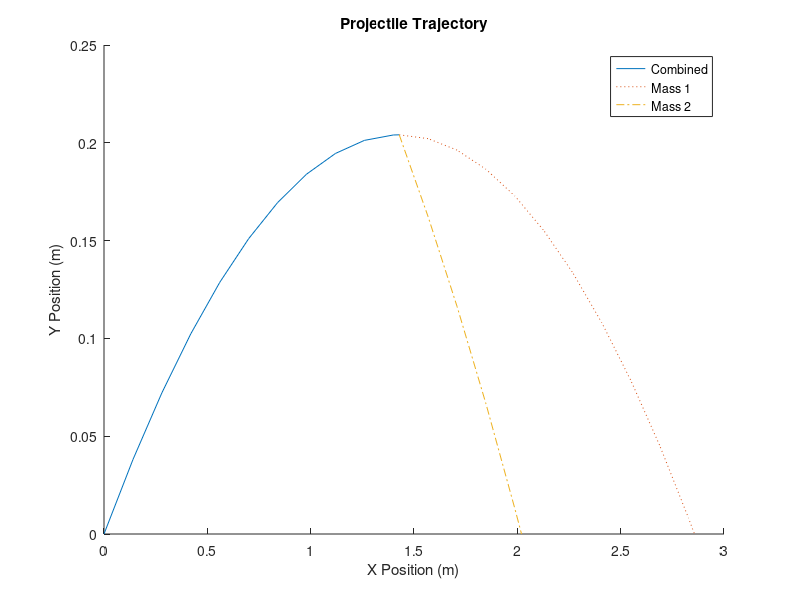

Write MATLAB code to recreate this figure.
% Exploding Projectile Simulation
%
% Simulates the flight of a projectile.  At the top of its flight, the projectile (mt)
% splits into two smaller projectiles (m1 & m2).  Each of the projectiles is given an
% additional instantaneous velocity at this point.  The simulation is implemented in two
% phases using the same set of differential equations with different stopping conditions.
% Phase one covers the flight of the combined projectile and ends when the projectile is
% at the top of its flight.  After phase one ends, the two smaller projectiles are given
% the additional velocities and simulated, ending when they hit the ground.
%
% Function Inputs: None
% Function Outputs: None
% The function will plot trajectories of the three projectiles over time.
%
% Initial conditions and parameters are specified in the function for easy running.
%
% Nick Eyre - Sept 2012
% Olin College ENGR 2340 - Dynamics
% Assignment 1 - Problem 1


function projectile

%Define System Parameters
mt = 5;     %kg
v0 = [7 2]; %m/s
v1 = [0 0]; %m/s
v2 = [0 -2];%m/s
g = -9.8;   %m/s^2

%Simulation Parameters
Tmax = 100; %s
dt = .02;   %s

%Calculated Parameters
m1 = .8 * mt;
m2 = .2 * mt;
g = [0; g];  %Gravity (m/s^2)

%State Variable Definitions
% Z=[R, V] (postition & its derivatives are vectors)

%Phase 1: Run Simulation for combined projectile
Z0 = [[0 0],v0];  %Initial Conditions
T0 = [0:dt:Tmax];  %Max Time Vector
options = odeset('Events', @phase_one_events);  %Setup Events
[T1 Z1] = ode45(@equations, T0, Z0, options);   %Run Solver

%Phase 2: Run Simulations for each of the smaller projectiles
T0 = [T1(end):dt:Tmax];    %Max Time Vector
M1_Z0 = [Z1(end,1:2) Z1(end,3:4)+v1];   %Initial Conditions for M1 = Output of Phase 1 with Added Velocity
M2_Z0 = [Z1(end,1:2) Z1(end,3:4)+v2];   %Initial Conditions for M2 = Output of Phase 1 with Added Velocity
options = odeset('Events', @phase_two_events);
[M1_T2 M1_Z2] = ode45(@equations, T0, M1_Z0, options);   %Simulate M1
[M2_T2 M2_Z2] = ode45(@equations, T0, M2_Z0, options);   %Simulate M2

%Plot Results
clf,hold all
plot(Z1(:,1),Z1(:,2))             %Plot MT X vs Y
plot(M1_Z2(:,1),M1_Z2(:,2),':')   %Plot M1 X vs Y
plot(M2_Z2(:,1),M2_Z2(:,2),'-.')  %Plot M2 X vs Y
legend('Combined','Mass 1','Mass 2')
title('Projectile Trajectory')
xlabel('X Position (m)')
ylabel('Y Position (m)')

  % Function Defintions
  function derivatives = equations(T, X)
    %Extract
    R = X(1:2);
    V = X(3:4);

    %Calculate Derivatives
    A = g;

    %Return Derivatives
    derivatives = [V; A];
  end

  %Phase One (One Projectile) Events Function
  %Stop when at top of trajectory (Vy = 0)
  function [eventvalue,stopthecalc,eventdir] = phase_one_events(T,X)
    eventvalue = X(4);
    stopthecalc = 1;
    eventdir = -1;
  end

  %Phase Two (Two Projectiles) Events Function
  %Stop when hits ground
  function [eventvalue,stopthecalc,eventdir] = phase_two_events(T,X)
    eventvalue = X(2);
    stopthecalc = 1;
    eventdir = -1;
  end

end %projectile